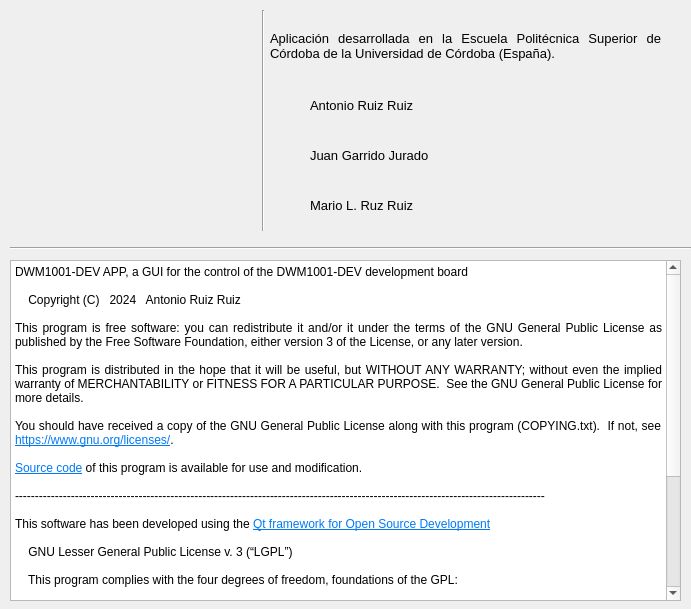
<?xml version="1.0" encoding="UTF-8"?>
<ui version="4.0">
 <class>Dialog_about</class>
 <widget class="QDialog" name="Dialog_about">
  <property name="geometry">
   <rect>
    <x>0</x>
    <y>0</y>
    <width>691</width>
    <height>609</height>
   </rect>
  </property>
  <property name="sizePolicy">
   <sizepolicy hsizetype="Fixed" vsizetype="Fixed">
    <horstretch>0</horstretch>
    <verstretch>0</verstretch>
   </sizepolicy>
  </property>
  <property name="minimumSize">
   <size>
    <width>691</width>
    <height>609</height>
   </size>
  </property>
  <property name="maximumSize">
   <size>
    <width>691</width>
    <height>609</height>
   </size>
  </property>
  <property name="windowTitle">
   <string>Dialog</string>
  </property>
  <widget class="QLabel" name="label_logouco">
   <property name="geometry">
    <rect>
     <x>40</x>
     <y>20</y>
     <width>171</width>
     <height>91</height>
    </rect>
   </property>
   <property name="text">
    <string/>
   </property>
  </widget>
  <widget class="QLabel" name="label_logoepsc">
   <property name="geometry">
    <rect>
     <x>20</x>
     <y>120</y>
     <width>221</width>
     <height>91</height>
    </rect>
   </property>
   <property name="text">
    <string/>
   </property>
  </widget>
  <widget class="QLabel" name="label">
   <property name="geometry">
    <rect>
     <x>270</x>
     <y>10</y>
     <width>391</width>
     <height>71</height>
    </rect>
   </property>
   <property name="font">
    <font>
     <pointsize>10</pointsize>
    </font>
   </property>
   <property name="text">
    <string>Aplicación desarrollada en la Escuela Politécnica Superior de Córdoba de la Universidad de Córdoba (España).</string>
   </property>
   <property name="scaledContents">
    <bool>false</bool>
   </property>
   <property name="alignment">
    <set>Qt::AlignJustify|Qt::AlignVCenter</set>
   </property>
   <property name="wordWrap">
    <bool>true</bool>
   </property>
  </widget>
  <widget class="Line" name="line">
   <property name="geometry">
    <rect>
     <x>253</x>
     <y>10</y>
     <width>20</width>
     <height>221</height>
    </rect>
   </property>
   <property name="orientation">
    <enum>Qt::Vertical</enum>
   </property>
  </widget>
  <widget class="QLabel" name="label_2">
   <property name="geometry">
    <rect>
     <x>310</x>
     <y>90</y>
     <width>201</width>
     <height>31</height>
    </rect>
   </property>
   <property name="minimumSize">
    <size>
     <width>131</width>
     <height>0</height>
    </size>
   </property>
   <property name="font">
    <font>
     <pointsize>10</pointsize>
    </font>
   </property>
   <property name="text">
    <string>Antonio Ruiz Ruiz</string>
   </property>
   <property name="scaledContents">
    <bool>false</bool>
   </property>
   <property name="wordWrap">
    <bool>true</bool>
   </property>
  </widget>
  <widget class="QLabel" name="label_3">
   <property name="geometry">
    <rect>
     <x>310</x>
     <y>190</y>
     <width>131</width>
     <height>31</height>
    </rect>
   </property>
   <property name="minimumSize">
    <size>
     <width>131</width>
     <height>0</height>
    </size>
   </property>
   <property name="font">
    <font>
     <pointsize>10</pointsize>
    </font>
   </property>
   <property name="text">
    <string>Mario L. Ruz Ruiz</string>
   </property>
   <property name="scaledContents">
    <bool>false</bool>
   </property>
   <property name="wordWrap">
    <bool>true</bool>
   </property>
  </widget>
  <widget class="Line" name="line_2">
   <property name="geometry">
    <rect>
     <x>10</x>
     <y>240</y>
     <width>681</width>
     <height>16</height>
    </rect>
   </property>
   <property name="orientation">
    <enum>Qt::Horizontal</enum>
   </property>
  </widget>
  <widget class="QTextEdit" name="textEdit">
   <property name="geometry">
    <rect>
     <x>10</x>
     <y>260</y>
     <width>671</width>
     <height>341</height>
    </rect>
   </property>
   <property name="sizePolicy">
    <sizepolicy hsizetype="Fixed" vsizetype="Preferred">
     <horstretch>0</horstretch>
     <verstretch>0</verstretch>
    </sizepolicy>
   </property>
   <property name="minimumSize">
    <size>
     <width>671</width>
     <height>341</height>
    </size>
   </property>
   <property name="maximumSize">
    <size>
     <width>671</width>
     <height>341</height>
    </size>
   </property>
   <property name="readOnly">
    <bool>true</bool>
   </property>
   <property name="html">
    <string>&lt;!DOCTYPE HTML PUBLIC &quot;-//W3C//DTD HTML 4.0//EN&quot; &quot;http://www.w3.org/TR/REC-html40/strict.dtd&quot;&gt;
&lt;html&gt;&lt;head&gt;&lt;meta name=&quot;qrichtext&quot; content=&quot;1&quot; /&gt;&lt;meta charset=&quot;utf-8&quot; /&gt;&lt;style type=&quot;text/css&quot;&gt;
p, li { white-space: pre-wrap; }
hr { height: 1px; border-width: 0; }
li.unchecked::marker { content: &quot;\2610&quot;; }
li.checked::marker { content: &quot;\2612&quot;; }
&lt;/style&gt;&lt;/head&gt;&lt;body style=&quot; font-family:'Segoe UI'; font-size:9pt; font-weight:400; font-style:normal;&quot;&gt;
&lt;p style=&quot; margin-top:0px; margin-bottom:0px; margin-left:0px; margin-right:0px; -qt-block-indent:0; text-indent:0px;&quot;&gt;DWM1001-DEV APP, a GUI for the control of the DWM1001-DEV development board&lt;/p&gt;
&lt;p style=&quot;-qt-paragraph-type:empty; margin-top:0px; margin-bottom:0px; margin-left:0px; margin-right:0px; -qt-block-indent:0; text-indent:0px;&quot;&gt;&lt;br /&gt;&lt;/p&gt;
&lt;p style=&quot; margin-top:0px; margin-bottom:0px; margin-left:0px; margin-right:0px; -qt-block-indent:0; text-indent:0px;&quot;&gt;    Copyright (C)   2024   Antonio Ruiz Ruiz&lt;/p&gt;
&lt;p style=&quot;-qt-paragraph-type:empty; margin-top:0px; margin-bottom:0px; margin-left:0px; margin-right:0px; -qt-block-indent:0; text-indent:0px;&quot;&gt;&lt;br /&gt;&lt;/p&gt;
&lt;p align=&quot;justify&quot; style=&quot; margin-top:0px; margin-bottom:0px; margin-left:0px; margin-right:0px; -qt-block-indent:0; text-indent:0px;&quot;&gt;This program is free software: you can redistribute it and/or it under the terms of the GNU General Public License as published by the Free Software Foundation, either version 3 of the License, or any later version.&lt;/p&gt;
&lt;p align=&quot;justify&quot; style=&quot;-qt-paragraph-type:empty; margin-top:0px; margin-bottom:0px; margin-left:0px; margin-right:0px; -qt-block-indent:0; text-indent:0px;&quot;&gt;&lt;br /&gt;&lt;/p&gt;
&lt;p align=&quot;justify&quot; style=&quot; margin-top:0px; margin-bottom:0px; margin-left:0px; margin-right:0px; -qt-block-indent:0; text-indent:0px;&quot;&gt;This program is distributed in the hope that it will be useful, but WITHOUT ANY WARRANTY; without even the implied warranty of MERCHANTABILITY or FITNESS FOR A PARTICULAR PURPOSE.  See the GNU General Public License for more details.&lt;/p&gt;
&lt;p align=&quot;justify&quot; style=&quot;-qt-paragraph-type:empty; margin-top:0px; margin-bottom:0px; margin-left:0px; margin-right:0px; -qt-block-indent:0; text-indent:0px;&quot;&gt;&lt;br /&gt;&lt;/p&gt;
&lt;p align=&quot;justify&quot; style=&quot; margin-top:0px; margin-bottom:0px; margin-left:0px; margin-right:0px; -qt-block-indent:0; text-indent:0px;&quot;&gt;You should have received a copy of the GNU General Public License along with this program (COPYING.txt).  If not, see &lt;a href=&quot;https://www.gnu.org/licenses/&quot;&gt;&lt;span style=&quot; text-decoration: underline; color:#007af4;&quot;&gt;https://www.gnu.org/licenses/&lt;/span&gt;&lt;/a&gt;.&lt;/p&gt;
&lt;p align=&quot;justify&quot; style=&quot; margin-top:0px; margin-bottom:0px; margin-left:0px; margin-right:0px; -qt-block-indent:0; text-indent:0px;&quot;&gt;	&lt;/p&gt;
&lt;p align=&quot;justify&quot; style=&quot; margin-top:0px; margin-bottom:0px; margin-left:0px; margin-right:0px; -qt-block-indent:0; text-indent:0px;&quot;&gt;&lt;a href=&quot;https://github.com/Antoi11/DWM1001-DEV-GUI&quot;&gt;&lt;span style=&quot; text-decoration: underline; color:#007af4;&quot;&gt;Source code&lt;/span&gt;&lt;/a&gt; of this program is available for use and modification.&lt;/p&gt;
&lt;p style=&quot;-qt-paragraph-type:empty; margin-top:0px; margin-bottom:0px; margin-left:0px; margin-right:0px; -qt-block-indent:0; text-indent:0px;&quot;&gt;&lt;br /&gt;&lt;/p&gt;
&lt;p style=&quot; margin-top:0px; margin-bottom:0px; margin-left:0px; margin-right:0px; -qt-block-indent:0; text-indent:0px;&quot;&gt;-------------------------------------------------------------------------------------------------------------------------------------&lt;/p&gt;
&lt;p style=&quot;-qt-paragraph-type:empty; margin-top:0px; margin-bottom:0px; margin-left:0px; margin-right:0px; -qt-block-indent:0; text-indent:0px;&quot;&gt;&lt;br /&gt;&lt;/p&gt;
&lt;p style=&quot; margin-top:0px; margin-bottom:0px; margin-left:0px; margin-right:0px; -qt-block-indent:0; text-indent:0px;&quot;&gt;This software has been developed using the &lt;a href=&quot;https://www.qt.io/licensing/open-source-lgpl-obligations&quot;&gt;&lt;span style=&quot; text-decoration: underline; color:#007af4;&quot;&gt;Qt framework for Open Source Development&lt;/span&gt;&lt;/a&gt;&lt;/p&gt;
&lt;p style=&quot;-qt-paragraph-type:empty; margin-top:0px; margin-bottom:0px; margin-left:0px; margin-right:0px; -qt-block-indent:0; text-indent:0px;&quot;&gt;&lt;br /&gt;&lt;/p&gt;
&lt;p style=&quot; margin-top:0px; margin-bottom:0px; margin-left:0px; margin-right:0px; -qt-block-indent:0; text-indent:0px;&quot;&gt;&lt;a name=&quot;hs_cos_wrapper_module_1502712469324135&quot;&gt;&lt;/a&gt;    GNU Lesser General Public License v. 3 (“LGPL”)&lt;/p&gt;
&lt;p style=&quot;-qt-paragraph-type:empty; margin-top:0px; margin-bottom:0px; margin-left:0px; margin-right:0px; -qt-block-indent:0; text-indent:0px;&quot;&gt;&lt;br /&gt;&lt;/p&gt;
&lt;p style=&quot; margin-top:0px; margin-bottom:0px; margin-left:0px; margin-right:0px; -qt-block-indent:0; text-indent:0px;&quot;&gt;    This program complies with the four degrees of freedom, foundations of the GPL:&lt;/p&gt;
&lt;ul style=&quot;margin-top: 0px; margin-bottom: 0px; margin-left: 0px; margin-right: 0px; -qt-list-indent: 1;&quot;&gt;
&lt;li style=&quot; margin-top:12px; margin-bottom:0px; margin-left:0px; margin-right:0px; -qt-block-indent:0; text-indent:0px;&quot;&gt;&lt;a name=&quot;hs_cos_wrapper_module_1502712469324135&quot;&gt;&lt;/a&gt;Freedom to run the program for any purpose.&lt;/li&gt;
&lt;li style=&quot; margin-top:0px; margin-bottom:0px; margin-left:0px; margin-right:0px; -qt-block-indent:0; text-indent:0px;&quot;&gt;Freedom to study how the program works &amp;amp; adapt it to specific needs.&lt;/li&gt;
&lt;li style=&quot; margin-top:0px; margin-bottom:0px; margin-left:0px; margin-right:0px; -qt-block-indent:0; text-indent:0px;&quot;&gt;Freedom to redistribute copies so you can help your neighbor.&lt;/li&gt;
&lt;li style=&quot; margin-top:0px; margin-bottom:0px; margin-left:0px; margin-right:0px; -qt-block-indent:0; text-indent:0px;&quot;&gt;Freedom to improve the program &amp;amp; release your improvements to the public, so that the whole community benefits.&lt;/li&gt;&lt;/ul&gt;
&lt;p style=&quot;-qt-paragraph-type:empty; margin-top:0px; margin-bottom:0px; margin-left:0px; margin-right:0px; -qt-block-indent:0; text-indent:0px;&quot;&gt;&lt;br /&gt;&lt;/p&gt;
&lt;p style=&quot; margin-top:0px; margin-bottom:0px; margin-left:0px; margin-right:0px; -qt-block-indent:0; text-indent:0px;&quot;&gt;-------------------------------------------------------------------------------------------------------------------------------------&lt;/p&gt;
&lt;p style=&quot;-qt-paragraph-type:empty; margin-top:0px; margin-bottom:0px; margin-left:0px; margin-right:0px; -qt-block-indent:0; text-indent:0px;&quot;&gt;&lt;br /&gt;&lt;/p&gt;
&lt;p align=&quot;justify&quot; style=&quot; margin-top:0px; margin-bottom:0px; margin-left:0px; margin-right:0px; -qt-block-indent:0; text-indent:0px;&quot;&gt;&lt;a href=&quot;https://www.qcustomplot.com/&quot;&gt;&lt;span style=&quot; text-decoration: underline; color:#007af4;&quot;&gt;QCustomPlot&lt;/span&gt;&lt;/a&gt; Qt C++ widget for plotting and data visualization has been implemented.&lt;/p&gt;
&lt;p align=&quot;justify&quot; style=&quot;-qt-paragraph-type:empty; margin-top:0px; margin-bottom:0px; margin-left:0px; margin-right:0px; -qt-block-indent:0; text-indent:0px;&quot;&gt;&lt;br /&gt;&lt;/p&gt;
&lt;p align=&quot;justify&quot; style=&quot; margin-top:0px; margin-bottom:0px; margin-left:0px; margin-right:0px; -qt-block-indent:0; text-indent:0px;&quot;&gt;    Licensed under GNU General Public License version 3 as published by the Free Software Foundation.&lt;/p&gt;
&lt;p align=&quot;justify&quot; style=&quot;-qt-paragraph-type:empty; margin-top:0px; margin-bottom:0px; margin-left:0px; margin-right:0px; -qt-block-indent:0; text-indent:0px;&quot;&gt;&lt;br /&gt;&lt;/p&gt;
&lt;p align=&quot;justify&quot; style=&quot; margin-top:0px; margin-bottom:0px; margin-left:0px; margin-right:0px; -qt-block-indent:0; text-indent:0px;&quot;&gt;    Author: Emanuel Eichhammer&lt;/p&gt;&lt;/body&gt;&lt;/html&gt;</string>
   </property>
   <property name="textInteractionFlags">
    <set>Qt::TextBrowserInteraction</set>
   </property>
  </widget>
  <widget class="QLabel" name="label_4">
   <property name="geometry">
    <rect>
     <x>310</x>
     <y>140</y>
     <width>161</width>
     <height>31</height>
    </rect>
   </property>
   <property name="minimumSize">
    <size>
     <width>131</width>
     <height>0</height>
    </size>
   </property>
   <property name="font">
    <font>
     <pointsize>10</pointsize>
    </font>
   </property>
   <property name="text">
    <string>Juan Garrido Jurado</string>
   </property>
   <property name="scaledContents">
    <bool>false</bool>
   </property>
   <property name="wordWrap">
    <bool>true</bool>
   </property>
  </widget>
  <widget class="QLabel" name="label_5">
   <property name="geometry">
    <rect>
     <x>550</x>
     <y>110</y>
     <width>81</width>
     <height>101</height>
    </rect>
   </property>
   <property name="minimumSize">
    <size>
     <width>81</width>
     <height>101</height>
    </size>
   </property>
   <property name="maximumSize">
    <size>
     <width>81</width>
     <height>101</height>
    </size>
   </property>
   <property name="text">
    <string/>
   </property>
  </widget>
 </widget>
 <resources/>
 <connections/>
</ui>
